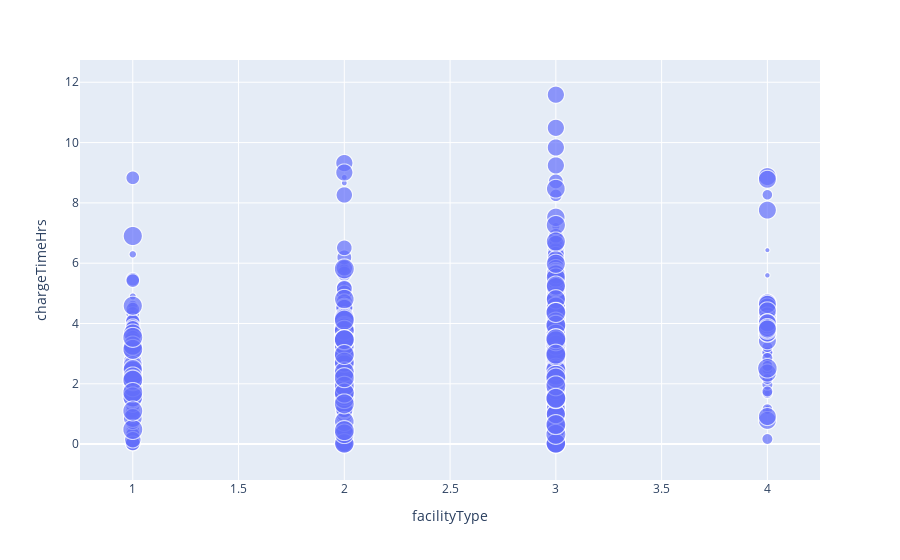

Notebook cell for this chart:
### Code cell
import plotly.express as px

fig = px.scatter(df, x='facilityType', y='chargeTimeHrs',size = 'col3')  
fig.show()

### Figure 1 — Plotly figure (JSON) as saved in the notebook; plotly's stock layout.template omitted (floating-point values rounded to 4 significant figures; data arrays with more than 128 entries replaced by an {"elided": "..."} marker saying what was removed)
{"data": [{"hovertemplate": "facilityType=%{x}<br>chargeTimeHrs=%{y}<br>col3=%{marker.size}<extra></extra>", "legendgroup": "", "marker": {"color": "#636efa", "size": {"elided": "3394 float values"}, "sizemode": "area", "sizeref": 0.4241, "symbol": "circle"}, "mode": "markers", "name": "", "showlegend": false, "type": "scattergl", "x": {"elided": "3394 int values"}, "xaxis": "x", "y": {"elided": "3394 float values"}, "yaxis": "y"}], "layout": {"legend": {"itemsizing": "constant", "tracegroupgap": 0}, "margin": {"t": 60}, "xaxis": {"anchor": "y", "domain": [0, 1], "title": {"text": "facilityType"}}, "yaxis": {"anchor": "x", "domain": [0, 1], "title": {"text": "chargeTimeHrs"}}}}
